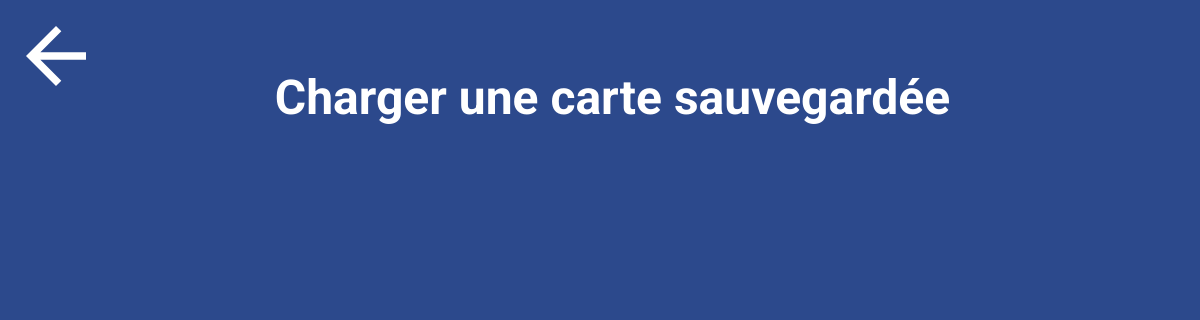
/chargercarte.php, run on an earlier commit of the app's database.
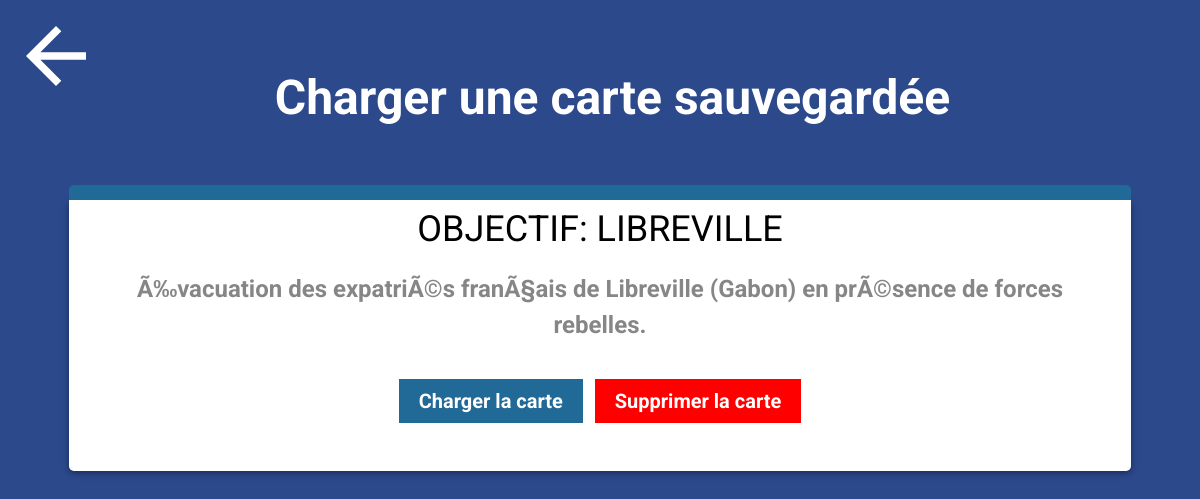
And on a later commit of the database.
### tables this page shows
CREATE TABLE `save_marine_table` (
  `id` int(11) NOT NULL,
  `mapName` varchar(70) NOT NULL,
  `mapDescription` text NOT NULL,
  `cercles` text NOT NULL,
  `polygs` text NOT NULL,
  `texts` text NOT NULL,
  `polyls` text NOT NULL,
  `batis` text NOT NULL,
  `bateaux` text NOT NULL
);

### chargercarte.php (the view, shortened to what this page needs)
<head>
	<link rel="stylesheet" type="text/css" href="css/styleIndex.css">
	<link rel="stylesheet" type="text/css" href="css/chargeEtTuto.css">
</head>
<div id="loadDiv" style="z-index:100">
	<a  id='backIcon-Charge' href="index.php">
		<img class=backarrow src="image/backArrow.svg" alt="">
	</a>
	<h4 id='loadTitle'>Charger une carte sauvegardée</h4>
	<?php
	include 'db.php';
	$conn = new mysqli($dbhost, $dbuser, $dbpass, $db);
	$sql = "SELECT id, mapName, mapDescription, cercles, polygs, texts, polyls, batis, bateaux FROM save_marine_table";
	$result = $conn->query($sql);
	while($row = $result->fetch_assoc()) {
		echo '
		<ul class="" style="position:relative;z-index:1000">
			<li class="resource--article ">
				<h10 class="resource__title" style="color:black">'.$row["mapName"].'</h10>
				<p class="resource__summary">'.$row["mapDescription"].'</p>
				<a href="map.php?id='.$row["id"].'" style="cursor: pointer;" class="btn"  id="Load">Charger la carte</a>
				<a href="delete.php?id='.$row["id"].'" style="background:red;cursor: pointer;" class="btn"  id="Load">Supprimer la carte</a>
			</li>
		</ul>
		';
	}
	?>

### css/styleIndex.css (style rules this page uses)
img { display: block; margin: auto; }
img.backarrow { width: 60px; margin-left: 10px; }
#loadDiv { text-align: center; border-radius: 20px; font-size: 3em; font-weight: bold; }
*, * > * { box-sizing: border-box; padding: 0; margin: 0; }
a { text-decoration: none; color: #202020; }
.btn { webkit-border-radius: 0; -moz-border-radius: 0; border-radius: 0px; color: #ffffff; font-size: 20px; background: #216996; padding: 10px 20px 10px 20px; border: solid #1f628d 2px 2px 0px 2px; text-decoration: none; display: inline-block; }
.resource--article, .resource--book, .resource--talks, .resource--add { position: relative; background-color: #fff; width: 90%; margin: 0 auto; list-style-type: none; padding: .5rem 1.75rem 3rem; border-top: 15px solid #216996; margin-bottom: 1.75rem; border-radius: 5px; -webkit-transition: all 0.5s cubic-bezier(0.4, 0, 0.2, 1); transition: all 0.5s cubic-bezier(0.4, 0, 0.2, 1); }
.resource--article:before, .resource--book:before, .resource--talks:before, .resource--add:before, .resource--article:after, .resource--book:after, .resource--talks:after, .resource--add:after { content: ''; width: 100%; height: 100%; position: absolute; top: 0; left: 0; box-shadow: 0 2px 10px 0 rgba(0, 0, 0, 0.16); border-radius: inherit; z-index: -1; -webkit-transition: all 0.2s cubic-bezier(0.4, 0, 0.2, 1); transition: all 0.2s cubic-bezier(0.4, 0, 0.2, 1); }
.resource--article:after, .resource--book:after, .resource--talks:after, .resource--add:after { box-shadow: 0 2px 5px 0 rgba(0, 0, 0, 0.26); }
.resource__title, .resource--add__title { font-weight: 400; line-height: 1.2; font-size: 75%; margin-bottom: .75em; }
.resource__summary, .resource--add__summary { color: #868686; line-height: 1.5; font-size: 50%; }
p { padding: 20px 20px; }
a { color: White; }
#loadTitle { padding-bottom: 5%; padding-top: 5%; }

### css/chargeEtTuto.css (style rules this page uses)
h4 { padding-left: 25px; }
#backIcon-Charge { width: 72px; padding: 16px; position: absolute; left: 0px; }

What changed in the data, as far as the page shows it:
added save_marine_table: mapName "OBJECTIF: LIBREVILLE", mapDescription "Ã‰vacuation des expatriÃ©s franÃ§ais de Libreville (Gabon) en prÃ©sence de forces rebelles."
